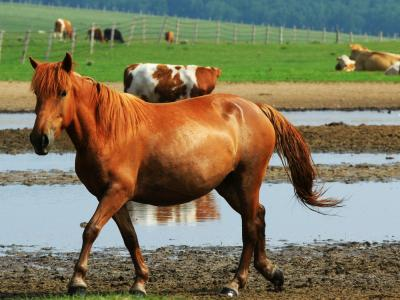
#> input picture dataset/test/1_horse/horse_02.jpg, 400 x 300 px
$ python YCbCr.py
#> lines starting #> are read from the running program, lines starting #| are printed output that depends on the picture
import cv2
import numpy as np
from matplotlib import pyplot as plt

# Load and preprocess the image
image_path = '../dataset/test/1_horse/horse_02.jpg'

# Load the image
image = cv2.imread(image_path)
#> image is the input picture: shape (300, 400, 3); mean B, G, R 92.7, 120.3, 127.5

# Convert image to YCbCr color space
image_ycrcb = cv2.cvtColor(image, cv2.COLOR_BGR2YCrCb)
#> image_ycrcb: shape (300, 400, 3); mean of channels 0, 1, 2 119.3, 133.8, 113

# Split the YCbCr image into channels
y, cb, cr = cv2.split(image_ycrcb)
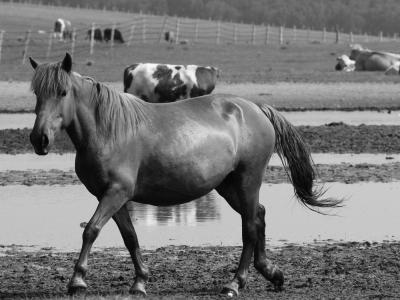
#> y: shape (300, 400); min 0, max 251, mean 119.3
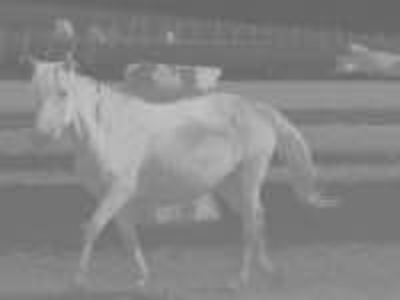
#> cb: shape (300, 400); min 98, max 197, mean 133.8
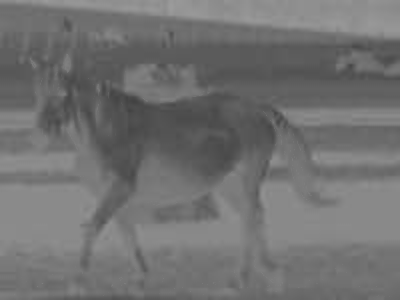
#> cr: shape (300, 400); min 66, max 156, mean 113

# Calculate histograms for Cb and Cr channels
hist_cb = cv2.calcHist([cb], [0], None, [256], [0, 256]).flatten()
#> hist_cb = 256 values, max 6577 at index 118, min 0 at index 0, mean 468.8
hist_cr = cv2.calcHist([cr], [0], None, [256], [0, 256]).flatten()
#> hist_cr = 256 values, max 6283 at index 137, min 0 at index 0, mean 468.8

# Display the histograms
plt.figure(figsize=(10, 4))

plt.subplot(1, 2, 1)
plt.plot(hist_cb, color='b')
plt.title('Cb Histogram')
plt.xlabel('Bins')
plt.ylabel('Frequency')

plt.subplot(1, 2, 2)
plt.plot(hist_cr, color='r')
plt.title('Cr Histogram')
plt.xlabel('Bins')
plt.ylabel('Frequency')

plt.tight_layout()
plt.show()
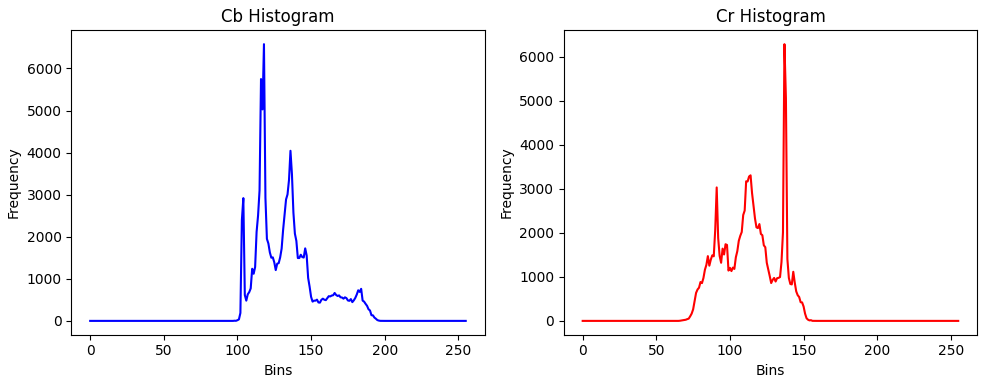
#> figure drawn by matplotlib, 2 panels; panel 1: curve peaks at x = 118, y = 6577; panel 2: curve peaks at x = 137, y = 6283

$ run again, with dataset/test/1_horse/horse_01.jpg copied over dataset/test/1_horse/horse_02.jpg
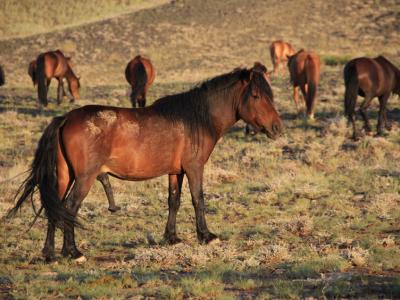
#> input picture dataset/test/1_horse/horse_01.jpg, 400 x 300 px
#> image is the input picture: shape (300, 400, 3); mean B, G, R 72.9, 105.8, 135.9
#> image_ycrcb: shape (300, 400, 3); mean of channels 0, 1, 2 111.1, 145.8, 106.5
#> `y, cb, cr = cv2.split(image_ycrcb)`:
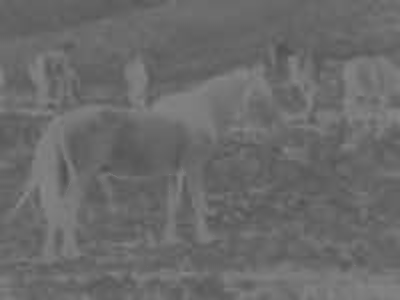
#> cr: shape (300, 400); min 80, max 137, mean 106.5
#> hist_cb = 256 values, max 9440 at index 146, min 0 at index 0, mean 468.8
#> hist_cr = 256 values, max 6948 at index 101, min 0 at index 0, mean 468.8
#> `plt.show()`:
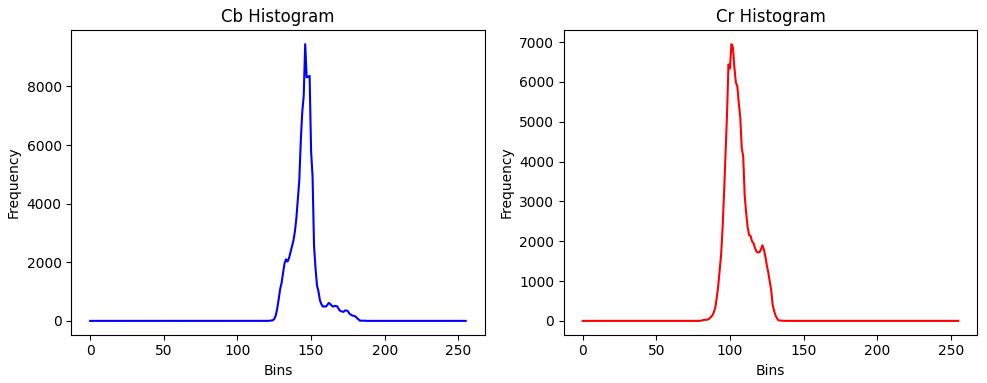
#> figure drawn by matplotlib, 2 panels; panel 1: curve peaks at x = 146, y = 9440; panel 2: curve peaks at x = 101, y = 6948

$ run again, with dataset/test/1_horse/horse_03.jpg copied over dataset/test/1_horse/horse_02.jpg
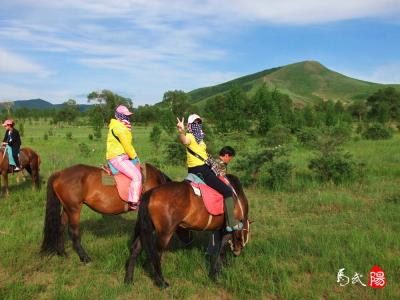
#> input picture dataset/test/1_horse/horse_03.jpg, 400 x 300 px
#> image is the input picture: shape (300, 400, 3); mean B, G, R 99.9, 124.5, 114.2
#> image_ycrcb: shape (300, 400, 3); mean of channels 0, 1, 2 118.6, 124.8, 117.5
#> `y, cb, cr = cv2.split(image_ycrcb)`:
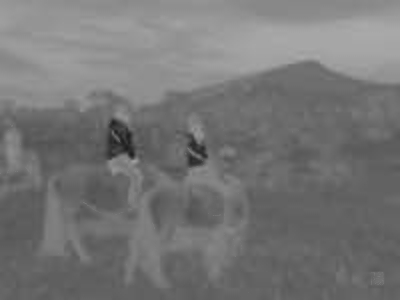
#> cr: shape (300, 400); min 29, max 170, mean 117.5
#> hist_cb = 256 values, max 6288 at index 123, min 0 at index 0, mean 468.8
#> hist_cr = 256 values, max 5804 at index 98, min 0 at index 0, mean 468.8
#> `plt.show()`:
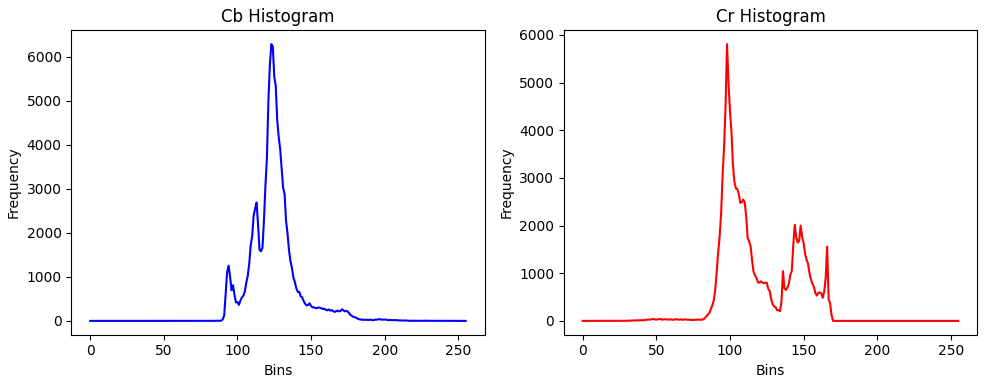
#> figure drawn by matplotlib, 2 panels; panel 1: curve peaks at x = 123, y = 6288; panel 2: curve peaks at x = 98, y = 5804

$ run again, with dataset/test/1_horse/horse_04.jpg copied over dataset/test/1_horse/horse_02.jpg
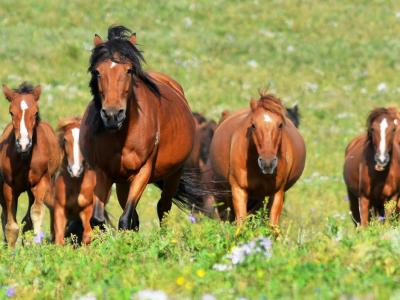
#> input picture dataset/test/1_horse/horse_04.jpg, 400 x 300 px
#> image is the input picture: shape (300, 400, 3); mean B, G, R 82.5, 145.6, 152.1
#> image_ycrcb: shape (300, 400, 3); mean of channels 0, 1, 2 140.4, 136.4, 95.3
#> `y, cb, cr = cv2.split(image_ycrcb)`:
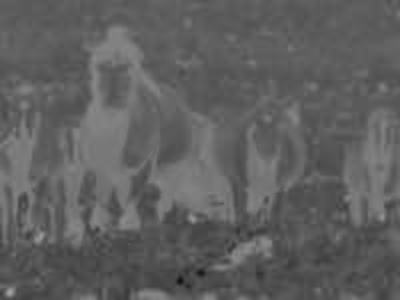
#> cr: shape (300, 400); min 14, max 164, mean 95.3
#> hist_cb = 256 values, max 6044 at index 131, min 0 at index 0, mean 468.8
#> hist_cr = 256 values, max 5204 at index 91, min 0 at index 0, mean 468.8
#> `plt.show()`:
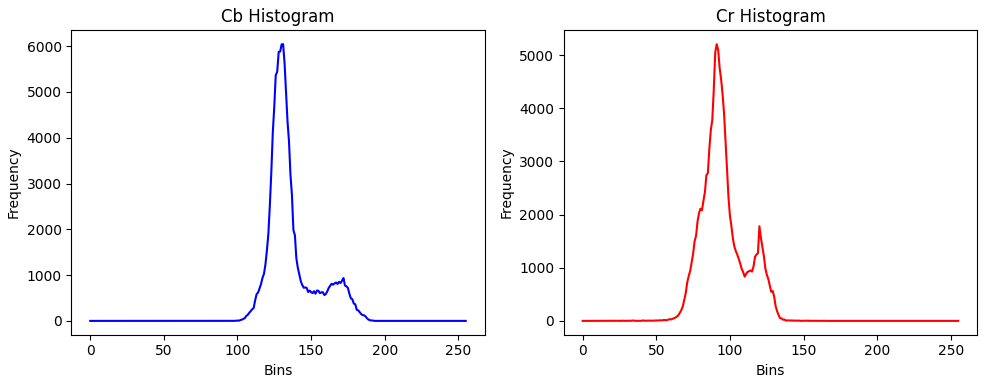
#> figure drawn by matplotlib, 2 panels; panel 1: curve peaks at x = 131, y = 6044; panel 2: curve peaks at x = 91, y = 5204
